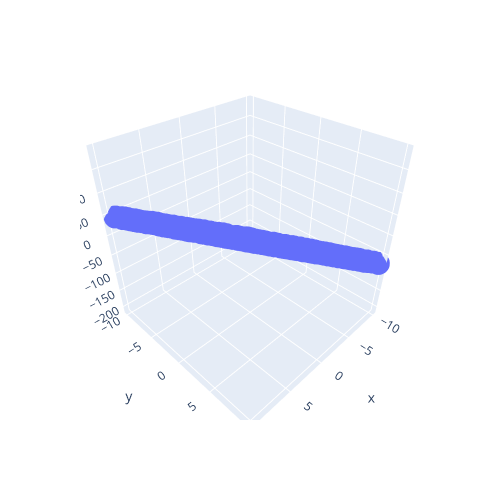

Write notebook code for a chart like this one.
### Code cell
x1N = x1.reshape(observaciones,)
x2N = x2.reshape(observaciones,)
metasN = metas.reshape(observaciones,)

fig = px.scatter_3d(x = x1N, y = x2N, z = metasN)

fig.update_layout(
    width = 500,
    height = 500,)

fig.show()

### Figure 1 — Plotly figure (JSON) as saved in the notebook; plotly's stock layout.template omitted (floating-point values rounded to 4 significant figures; data arrays with more than 128 entries replaced by an {"elided": "..."} marker saying what was removed)
{"data": [{"hovertemplate": "x=%{x}<br>y=%{y}<br>z=%{z}<extra></extra>", "legendgroup": "", "marker": {"color": "#636efa", "symbol": "circle"}, "mode": "markers", "name": "", "scene": "scene", "showlegend": false, "type": "scatter3d", "x": {"elided": "1000 float values"}, "y": {"elided": "1000 float values"}, "z": {"elided": "1000 float values"}}], "layout": {"height": 500, "legend": {"tracegroupgap": 0}, "margin": {"t": 60}, "scene": {"domain": {"x": [0, 1], "y": [0, 1]}, "xaxis": {"title": {"text": "x"}}, "yaxis": {"title": {"text": "y"}}, "zaxis": {"title": {"text": "z"}}}, "width": 500}}
